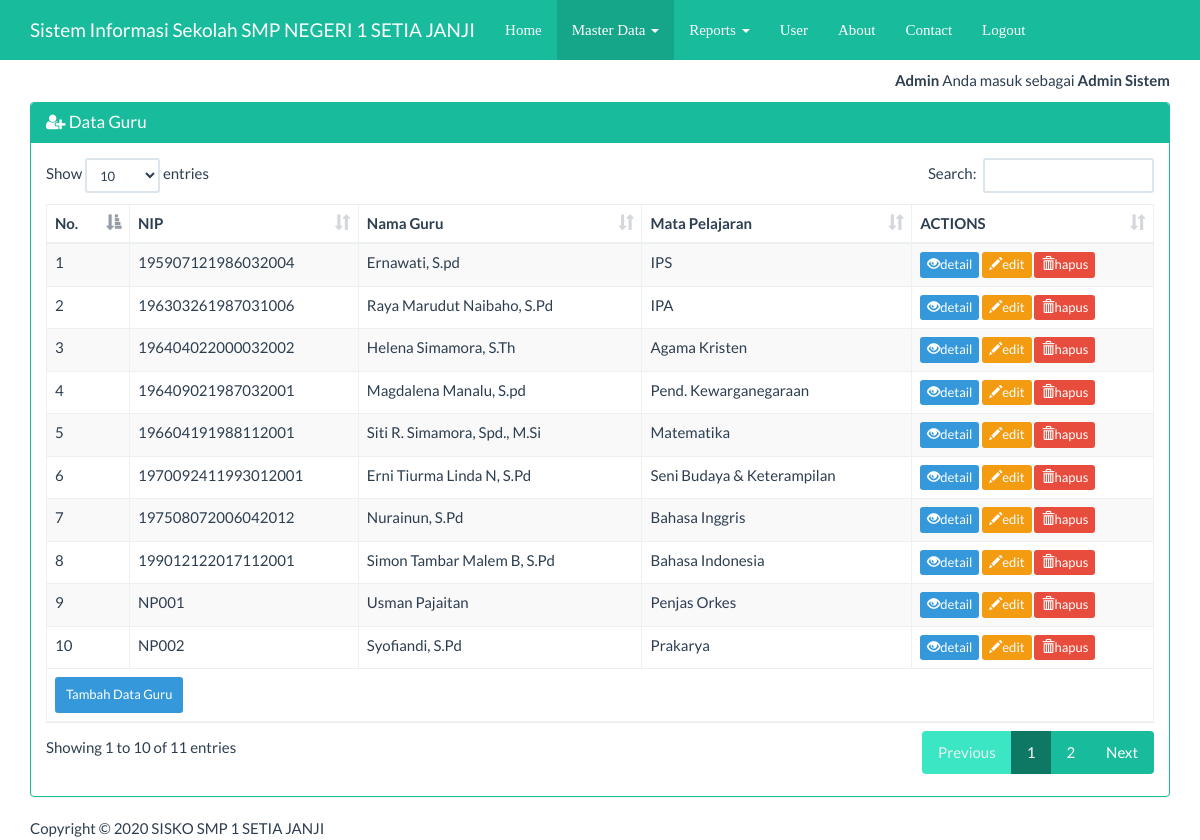
The page /index_admin.php?page=guru&actions=tampil (signed in) on the database its author committed.
### tables this page shows
CREATE TABLE `guru` (
  `id` int(15) NOT NULL,
  `nip` varchar(50) NOT NULL,
  `guru_nama` varchar(30) NOT NULL,
  `guru_pass` varchar(40) NOT NULL,
  `guru_tempat` varchar(25) NOT NULL,
  `guru_tanggal` date NOT NULL,
  `guru_jk` varchar(15) NOT NULL,
  `guru_agama` varchar(15) NOT NULL,
  `guru_alamat` text NOT NULL,
  `guru_email` varchar(25) NOT NULL,
  `mapel` varchar(30) NOT NULL
);

### views/guru_tampil.php (the view, shortened to what this page needs)
<nav class="navbar navbar-inverse navbar-fixed-top">
    <div class="container">
        <div class="navbar-header">
            <a class="navbar-brand" href="?page=utama">Sistem Informasi Sekolah SMP NEGERI 1 SETIA JANJI</a>
        </div>
        <div id="navbar" class="navbar-collapse collapse">
            <ul class="nav navbar-nav">
                <li ><a href="?index_admin.php" style="font-family: cursive;">Home</a></li>
                <?php if(isset($_SESSION['level']) && $_SESSION['level']==1) { ?>
                <li class="active" class="dropdown">
                    <a href="#" class="dropdown-toggle" data-toggle="dropdown" role="button" aria-haspopup="true" aria-expanded="false" style="font-family: cursive;">Master Data <span class="caret"></span></a>
                </li>
                <li class="dropdown">
                    <a href="#" class="dropdown-toggle" data-toggle="dropdown" role="button" aria-haspopup="true" aria-expanded="false" style="font-family: cursive;">Reports <span class="caret"></span></a>
                </li>
                <li><a href="?page=user&actions=tampil" style="font-family: cursive;">User</a></li>
                <?php } ?>
                <li><a href="?page=about&actions=tampil" style="font-family: cursive;">About</a></li>
                <li><a href="?page=kontak&actions=tampil" style="font-family: cursive;">Contact</a></li>
                    <?php if (isset($_SESSION['user'])) { ?>
                    <li><a href="logout.php" style="font-family: cursive;">Logout</a></li>
                <?php } ?>
            </ul>
        </div>
    </div>
</nav>
<div class="container">
    <div class="row">
        <div class="col-xs-12">
            <div class="panel panel-success">
                <div class="panel-heading">
                    <h3 class="panel-title"><span class="fa fa-user-plus"></span> Data Guru</h3>
                </div>
                <div class="panel-body">
                    <table id="dtskripsi" class="table table-bordered table-striped table-hover">
                        <thead>
                            <tr>
                                <th scope="col">No.</th><th>NIP</th><th>Nama Guru</th><th>Mata Pelajaran</th><th>ACTIONS</th>
                            </tr>
                        </thead>
                        <tbody>
                            <?php
                            $sql = "SELECT * FROM guru ORDER BY nip ASC";
                            $query = mysqli_query($koneksi, $sql) or die("SQL Anda Salah");
                            $nomor = 0;
                            while ($data = mysqli_fetch_array($query)) {
                                $nomor++;
                                ?>
                                <tr>
                                    <td><?= $nomor ?></td>
                                    <td><?= $data['nip'] ?></td>
                                    <td><?= $data['guru_nama'] ?></td>
                                    <td><?= $data['mapel'] ?></td>
                                    <td>
                                        <a href="?page=guru&actions=detail&id=<?= $data['id'] ?>" class="btn btn-info btn-xs">
                                            <span class="glyphicon glyphicon-eye-open"></span>detail
                                        </a>
                                        <a href="?page=guru&actions=edit&id=<?= $data['id'] ?>" class="btn btn-warning btn-xs">
                                            <span class="glyphicon glyphicon-pencil"></span>edit
                                        </a>
                                        <a href="?page=guru&actions=delete&id=<?php echo $data['id'] ?>" onclick="return confirm('Apakah anda yakin akan menghapus data ini ?')" class="btn btn-danger btn-xs">
                                            <span class="glyphicon glyphicon-trash"></span>hapus
                                        </a>
                                    </td>
                                </tr>
                            <?php } ?>
                        </tbody>
                        <tfoot>
                            <tr>
                                <td colspan="5">
                                    <a href="?page=guru&actions=tambah" class="btn btn-info btn-sm">
                                        Tambah Data Guru
                                    </a>
                                </td>
                            </tr>
                        </tfoot>
                    </table>
                </div>
            </div>
        </div>
    </div>
</div>

### index_admin.php (style rules this page uses)
body { margin-top:70px; }

### rows shown on the page
guru: nip "195907121986032004", guru_nama "Ernawati, S.pd", mapel "IPS"
guru: nip "196303261987031006", guru_nama "Raya Marudut Naibaho, S.Pd", mapel "IPA"
guru: nip "196404022000032002", guru_nama "Helena Simamora, S.Th", mapel "Agama Kristen"
guru: nip "196409021987032001", guru_nama "Magdalena Manalu, S.pd", mapel "Pend. Kewarganegaraan"
guru: nip "196604191988112001", guru_nama "Siti R. Simamora, Spd., M.Si", mapel "Matematika"
guru: nip "1970092411993012001", guru_nama "Erni Tiurma Linda N, S.Pd", mapel "Seni Budaya & Keterampilan"
guru: nip "197508072006042012", guru_nama "Nurainun, S.Pd", mapel "Bahasa Inggris"
guru: nip "199012122017112001", guru_nama "Simon Tambar Malem B, S.Pd", mapel "Bahasa Indonesia"
guru: nip "NP001", guru_nama "Usman Pajaitan", mapel "Penjas Orkes"
guru: nip "NP002", guru_nama "Syofiandi, S.Pd", mapel "Prakarya"

### other values the page prints
$_SESSION['nama'] "Admin"
$_SESSION['ket'] "Admin Sistem"
